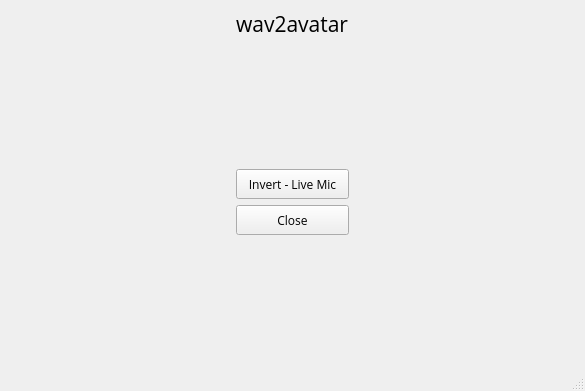
<?xml version="1.0" encoding="UTF-8"?>
<ui version="4.0">
 <class>MainWindow</class>
 <widget class="QMainWindow" name="MainWindow">
  <property name="geometry">
   <rect>
    <x>0</x>
    <y>0</y>
    <width>585</width>
    <height>391</height>
   </rect>
  </property>
  <property name="windowTitle">
   <string>MainWindow</string>
  </property>
  <widget class="QWidget" name="centralwidget">
   <layout class="QGridLayout" name="gridLayout">
    <item row="4" column="8">
     <spacer name="horizontalSpacer_4">
      <property name="orientation">
       <enum>Qt::Horizontal</enum>
      </property>
      <property name="sizeHint" stdset="0">
       <size>
        <width>12</width>
        <height>15</height>
       </size>
      </property>
     </spacer>
    </item>
    <item row="4" column="1">
     <spacer name="horizontalSpacer_3">
      <property name="orientation">
       <enum>Qt::Horizontal</enum>
      </property>
      <property name="sizeHint" stdset="0">
       <size>
        <width>13</width>
        <height>15</height>
       </size>
      </property>
     </spacer>
    </item>
    <item row="1" column="6">
     <widget class="QLabel" name="label_wav2avatar">
      <property name="font">
       <font>
        <family>Open Sans</family>
        <pointsize>16</pointsize>
        <kerning>true</kerning>
       </font>
      </property>
      <property name="text">
       <string>wav2avatar</string>
      </property>
     </widget>
    </item>
    <item row="4" column="6">
     <widget class="QPushButton" name="btn_invert">
      <property name="minimumSize">
       <size>
        <width>100</width>
        <height>30</height>
       </size>
      </property>
      <property name="font">
       <font>
        <family>Open Sans</family>
       </font>
      </property>
      <property name="text">
       <string>Invert - Live Mic</string>
      </property>
     </widget>
    </item>
    <item row="2" column="6">
     <spacer name="verticalSpacer_3">
      <property name="orientation">
       <enum>Qt::Vertical</enum>
      </property>
      <property name="sizeHint" stdset="0">
       <size>
        <width>20</width>
        <height>133</height>
       </size>
      </property>
     </spacer>
    </item>
    <item row="5" column="6">
     <widget class="QPushButton" name="btn_close">
      <property name="minimumSize">
       <size>
        <width>100</width>
        <height>30</height>
       </size>
      </property>
      <property name="font">
       <font>
        <family>Open Sans</family>
       </font>
      </property>
      <property name="text">
       <string>Close</string>
      </property>
     </widget>
    </item>
    <item row="6" column="6">
     <spacer name="verticalSpacer_4">
      <property name="orientation">
       <enum>Qt::Vertical</enum>
      </property>
      <property name="sizeHint" stdset="0">
       <size>
        <width>20</width>
        <height>133</height>
       </size>
      </property>
     </spacer>
    </item>
   </layout>
  </widget>
  <widget class="QStatusBar" name="statusbar"/>
 </widget>
 <resources/>
 <connections/>
</ui>
